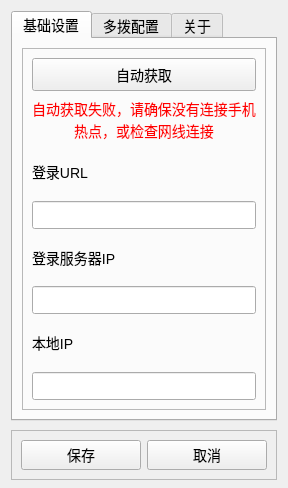
<?xml version="1.0" encoding="UTF-8"?>
<ui version="4.0">
 <class>sac_settings</class>
 <widget class="QWidget" name="sac_settings">
  <property name="geometry">
   <rect>
    <x>0</x>
    <y>0</y>
    <width>288</width>
    <height>488</height>
   </rect>
  </property>
  <property name="sizePolicy">
   <sizepolicy hsizetype="Minimum" vsizetype="Minimum">
    <horstretch>0</horstretch>
    <verstretch>0</verstretch>
   </sizepolicy>
  </property>
  <property name="minimumSize">
   <size>
    <width>284</width>
    <height>479</height>
   </size>
  </property>
  <property name="windowTitle">
   <string>Form</string>
  </property>
  <property name="styleSheet">
   <string notr="true">* {
    font-size: 14px;
}</string>
  </property>
  <layout class="QGridLayout" name="gridLayout_2">
   <item row="0" column="0">
    <widget class="QTabWidget" name="tabWidget">
     <property name="styleSheet">
      <string notr="true"/>
     </property>
     <property name="currentIndex">
      <number>0</number>
     </property>
     <widget class="QWidget" name="tab">
      <attribute name="title">
       <string>基础设置</string>
      </attribute>
      <layout class="QGridLayout" name="gridLayout">
       <item row="0" column="0">
        <widget class="QFrame" name="frame">
         <property name="minimumSize">
          <size>
           <width>0</width>
           <height>280</height>
          </size>
         </property>
         <property name="frameShape">
          <enum>QFrame::StyledPanel</enum>
         </property>
         <property name="frameShadow">
          <enum>QFrame::Raised</enum>
         </property>
         <layout class="QVBoxLayout" name="verticalLayout">
          <item>
           <widget class="QPushButton" name="pushButton_3">
            <property name="minimumSize">
             <size>
              <width>0</width>
              <height>33</height>
             </size>
            </property>
            <property name="text">
             <string>自动获取</string>
            </property>
           </widget>
          </item>
          <item>
           <widget class="QLabel" name="label_4">
            <property name="minimumSize">
             <size>
              <width>0</width>
              <height>27</height>
             </size>
            </property>
            <property name="styleSheet">
             <string notr="true">QLabel {
    color: rgb(255, 0, 0);
}</string>
            </property>
            <property name="text">
             <string>自动获取失败，请确保没有连接手机热点，或检查网线连接</string>
            </property>
            <property name="scaledContents">
             <bool>false</bool>
            </property>
            <property name="alignment">
             <set>Qt::AlignCenter</set>
            </property>
            <property name="wordWrap">
             <bool>true</bool>
            </property>
           </widget>
          </item>
          <item>
           <widget class="QLabel" name="label">
            <property name="text">
             <string>登录URL</string>
            </property>
           </widget>
          </item>
          <item>
           <widget class="QLineEdit" name="lineEdit">
            <property name="minimumSize">
             <size>
              <width>0</width>
              <height>28</height>
             </size>
            </property>
           </widget>
          </item>
          <item>
           <widget class="QLabel" name="label_2">
            <property name="text">
             <string>登录服务器IP</string>
            </property>
           </widget>
          </item>
          <item>
           <widget class="QLineEdit" name="lineEdit_2">
            <property name="minimumSize">
             <size>
              <width>0</width>
              <height>28</height>
             </size>
            </property>
           </widget>
          </item>
          <item>
           <widget class="QLabel" name="label_3">
            <property name="text">
             <string>本地IP</string>
            </property>
           </widget>
          </item>
          <item>
           <widget class="QLineEdit" name="lineEdit_3">
            <property name="minimumSize">
             <size>
              <width>0</width>
              <height>28</height>
             </size>
            </property>
           </widget>
          </item>
         </layout>
        </widget>
       </item>
      </layout>
     </widget>
     <widget class="QWidget" name="tab_2">
      <attribute name="title">
       <string>多拨配置</string>
      </attribute>
      <layout class="QGridLayout" name="gridLayout_3">
       <property name="leftMargin">
        <number>0</number>
       </property>
       <property name="topMargin">
        <number>9</number>
       </property>
       <property name="rightMargin">
        <number>0</number>
       </property>
       <property name="bottomMargin">
        <number>9</number>
       </property>
       <item row="0" column="0">
        <widget class="QPushButton" name="pushButton_4">
         <property name="text">
          <string>新增配置</string>
         </property>
        </widget>
       </item>
       <item row="4" column="0">
        <widget class="QTabWidget" name="tabWidget_2">
         <property name="currentIndex">
          <number>0</number>
         </property>
         <widget class="QWidget" name="tab_3">
          <attribute name="title">
           <string>配置1</string>
          </attribute>
         </widget>
        </widget>
       </item>
       <item row="1" column="0">
        <widget class="QPushButton" name="pushButton_5">
         <property name="text">
          <string>删除配置</string>
         </property>
        </widget>
       </item>
       <item row="5" column="0">
        <widget class="QPushButton" name="pushButton_6">
         <property name="minimumSize">
          <size>
           <width>0</width>
           <height>30</height>
          </size>
         </property>
         <property name="text">
          <string>立即多拨</string>
         </property>
        </widget>
       </item>
      </layout>
     </widget>
     <widget class="QWidget" name="tab_4">
      <attribute name="title">
       <string>关于</string>
      </attribute>
      <layout class="QGridLayout" name="gridLayout_4">
       <item row="1" column="0">
        <widget class="QLabel" name="label_5">
         <property name="styleSheet">
          <string notr="true"/>
         </property>
         <property name="text">
          <string>&lt;html&gt;&lt;head/&gt;&lt;body&gt;&lt;p&gt;&lt;span style=&quot; font-size:11pt;&quot;&gt;感谢您使用虚空终端！&lt;/span&gt;&lt;/p&gt;&lt;p&gt;&lt;span style=&quot; font-size:11pt;&quot;&gt;项目地址:&lt;/span&gt;&lt;a href=&quot;https://github.com/Yish1/SEIG-Auto-Connect&quot;&gt;&lt;span style=&quot; text-decoration: underline; color:#0000ff;&quot;&gt;github.com/Yish1/SEIG-Auto-Connect&lt;/span&gt;&lt;/a&gt;&lt;/p&gt;&lt;p&gt;&lt;span style=&quot; font-size:11pt;&quot;&gt;注：请不要在任何大型社交平台讨论此工具！&lt;/span&gt;&lt;/p&gt;&lt;/body&gt;&lt;/html&gt;</string>
         </property>
         <property name="wordWrap">
          <bool>true</bool>
         </property>
         <property name="openExternalLinks">
          <bool>true</bool>
         </property>
        </widget>
       </item>
       <item row="0" column="0">
        <widget class="QPushButton" name="pushButton_7">
         <property name="minimumSize">
          <size>
           <width>0</width>
           <height>35</height>
          </size>
         </property>
         <property name="toolTip">
          <string/>
         </property>
         <property name="text">
          <string>清空所有配置</string>
         </property>
        </widget>
       </item>
      </layout>
     </widget>
    </widget>
   </item>
   <item row="1" column="0">
    <widget class="QFrame" name="frame_2">
     <property name="minimumSize">
      <size>
       <width>0</width>
       <height>50</height>
      </size>
     </property>
     <property name="maximumSize">
      <size>
       <width>16777215</width>
       <height>44</height>
      </size>
     </property>
     <property name="frameShape">
      <enum>QFrame::StyledPanel</enum>
     </property>
     <property name="frameShadow">
      <enum>QFrame::Raised</enum>
     </property>
     <layout class="QHBoxLayout" name="horizontalLayout">
      <item>
       <widget class="QPushButton" name="pushButton">
        <property name="minimumSize">
         <size>
          <width>0</width>
          <height>30</height>
         </size>
        </property>
        <property name="text">
         <string>保存</string>
        </property>
       </widget>
      </item>
      <item>
       <widget class="QPushButton" name="pushButton_2">
        <property name="minimumSize">
         <size>
          <width>0</width>
          <height>30</height>
         </size>
        </property>
        <property name="text">
         <string>取消</string>
        </property>
       </widget>
      </item>
     </layout>
    </widget>
   </item>
  </layout>
 </widget>
 <resources>
  <include location="res.qrc"/>
 </resources>
 <connections/>
</ui>
